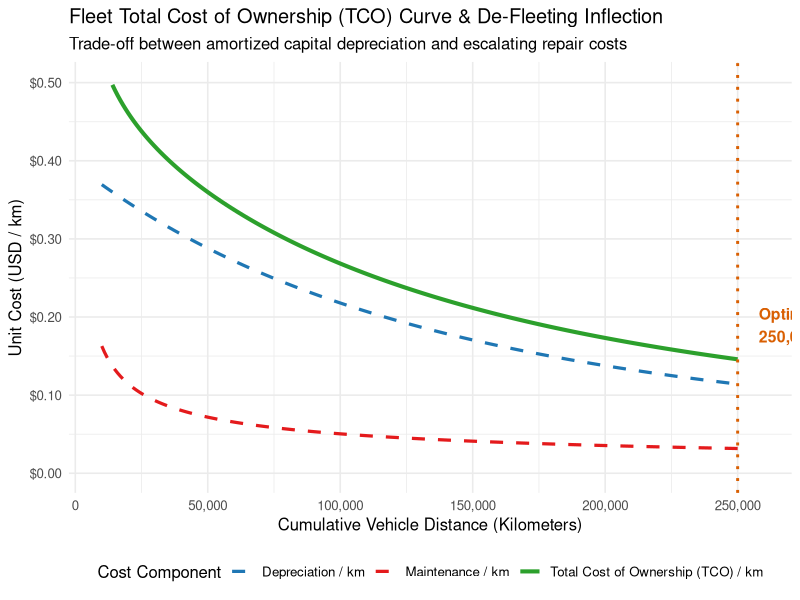
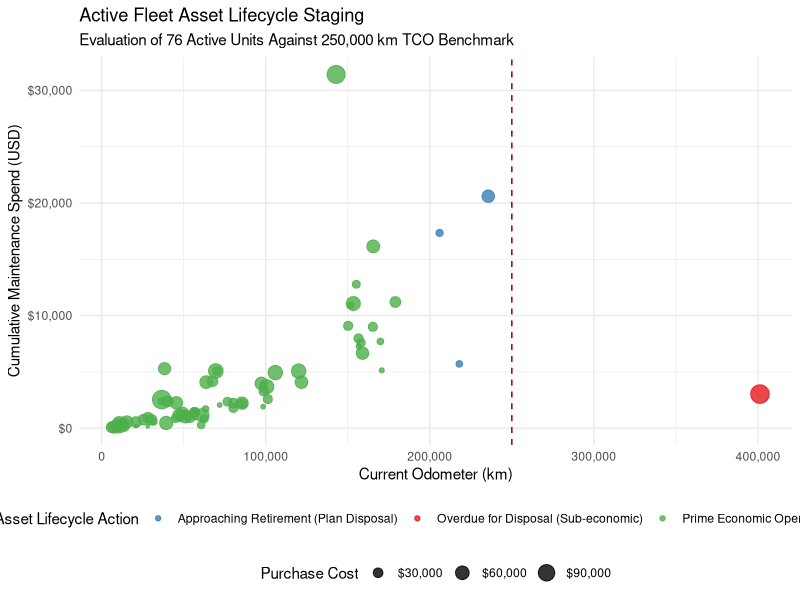

Reproduce these figures in R, in order.
# ==============================================================================
# Fleet Management Capstone - Week 8: TCO & Optimal De-Fleeting Optimizer
# ==============================================================================

# ------------------------------------------------------------------------------
# 1. Environment Reset & Dependencies
# ------------------------------------------------------------------------------
rm(list = ls())
gc()

required_pkgs <- c("tidyverse", "scales", "broom")
new_pkgs <- required_pkgs[!(required_pkgs %in% installed.packages()[, "Package"])]
if (length(new_pkgs) > 0) install.packages(new_pkgs)

library(tidyverse)
library(scales)
library(broom)

set.seed(42)

# ------------------------------------------------------------------------------
# 2. Ingest Data & Hygiene Filtering
# ------------------------------------------------------------------------------
df_raw <- read_csv("defleeting_tco_summary.csv")

# Filter out zero-mileage records and calculate fundamental cost per km metrics
df_tco <- df_raw %>%
  filter(
    purchase_cost > 5000,
    lifetime_odometer_km >= 5000,
    service_life_years > 0.25
  ) %>%
  mutate(
    # Total Cost of Ownership Incurred
    total_tco_incurred = net_depreciation_incurred + cumulative_maint_spend,
    
    # Unitized Cost Rates per Kilometer (USD / km)
    depr_cost_per_km   = net_depreciation_incurred / lifetime_odometer_km,
    maint_cost_per_km  = cumulative_maint_spend / lifetime_odometer_km,
    tco_per_km         = total_tco_incurred / lifetime_odometer_km,
    
    # Unitized Cost Rates per Year (USD / Year)
    maint_cost_per_year = cumulative_maint_spend / service_life_years,
    depr_cost_per_year  = net_depreciation_incurred / service_life_years,
    tco_per_year        = total_tco_incurred / service_life_years
  )

cat("\n--- Cleaned Asset Portfolio for Lifecycle Analysis (N =", nrow(df_tco), ") ---\n")
print(table(df_tco$current_status))

# ------------------------------------------------------------------------------
# 3. Parametric Lifecycle Modeling (Fitting TCO Curves by Mileage)
# ------------------------------------------------------------------------------
# Fit Non-linear Power/Log Curves to estimate cumulative maintenance as a function of km:
# Maint(km) = a * (km)^b
maint_model <- nls(
  cumulative_maint_spend ~ a * (lifetime_odometer_km)^b,
  data = df_tco,
  start = list(a = 0.05, b = 1.05)
)

params <- coef(maint_model)
a_param <- params["a"]
b_param <- params["b"]

cat("\n================ MAINTENANCE ACCELERATION FUNCTION ================\n")
cat("Cumulative Maint(km) =", round(a_param, 6), "* (km) ^", round(b_param, 4), "\n")

# Mean fleet-wide purchase cost and residual floor (20% salvage)
mean_purchase <- mean(df_tco$purchase_cost, na.rm = TRUE)
residual_pct  <- 0.20
capital_depreciable <- mean_purchase * (1 - residual_pct)

# ------------------------------------------------------------------------------
# 4. Numerical Optimization: Finding the Minimum TCO / km
# ------------------------------------------------------------------------------
# Define continuous mileage grid from 10,000 km to 250,000 km
km_grid <- tibble(km = seq(10000, 250000, by = 1000)) %>%
  mutate(
    # Cumulative depreciation modeled as standard linear-to-asymptotic fleet curve
    cum_depr = capital_depreciable * (1 - exp(-km / 75000)),
    cum_maint = a_param * (km)^b_param,
    cum_tco = cum_depr + cum_maint,
    
    # Cost per km curves
    depr_per_km  = cum_depr / km,
    maint_per_km = cum_maint / km,
    tco_per_km   = cum_tco / km
  )

# Extract Global Minimum TCO / km
optimal_row <- km_grid %>%
  slice_min(tco_per_km, n = 1)

optimal_km <- optimal_row$km
min_cost_per_km <- optimal_row$tco_per_km

cat("\n================ EMPIRICAL OPTIMAL RETIREMENT THRESHOLD ================\n")
cat("Fleet Optimal De-Fleeting Odometer :", comma(optimal_km), "km\n")
cat("Minimum Total Cost of Ownership    : $", round(min_cost_per_km, 3), "/ km\n")
cat("Depreciation Rate at Exit          : $", round(optimal_row$depr_per_km, 3), "/ km\n")
cat("Maintenance Rate at Exit           : $", round(optimal_row$maint_per_km, 3), "/ km\n")

# ------------------------------------------------------------------------------
# 5. Visual Exhibits for Capstone Report
# ------------------------------------------------------------------------------
# Exhibit 1: The Classic U-Shaped TCO Economic Curve
tco_curve_plot <- ggplot(km_grid, aes(x = km)) +
  geom_line(aes(y = depr_per_km, color = "Depreciation / km"), linewidth = 1.1, linetype = "dashed") +
  geom_line(aes(y = maint_per_km, color = "Maintenance / km"), linewidth = 1.1, linetype = "dashed") +
  geom_line(aes(y = tco_per_km, color = "Total Cost of Ownership (TCO) / km"), linewidth = 1.4) +
  geom_vline(xintercept = optimal_km, linetype = "dotted", color = "#D95F02", linewidth = 1) +
  annotate(
    "text", x = optimal_km + 8000, y = min_cost_per_km * 1.3,
    label = paste0("Optimal Retirement Point\n", comma(optimal_km), " km ($", round(min_cost_per_km, 2), "/km)"),
    hjust = 0, size = 4, fontface = "bold", color = "#D95F02"
  ) +
  scale_x_continuous(labels = comma, breaks = seq(0, 250000, by = 50000)) +
  scale_y_continuous(labels = dollar_format(accuracy = 0.05), limits = c(0, max(km_grid$tco_per_km[km_grid$km > 20000]) * 1.1)) +
  scale_color_manual(
    name = "Cost Component",
    values = c(
      "Depreciation / km" = "#1F77B4",
      "Maintenance / km" = "#E41A1C",
      "Total Cost of Ownership (TCO) / km" = "#2CA02C"
    )
  ) +
  labs(
    title = "Fleet Total Cost of Ownership (TCO) Curve & De-Fleeting Inflection",
    subtitle = "Trade-off between amortized capital depreciation and escalating repair costs",
    x = "Cumulative Vehicle Distance (Kilometers)",
    y = "Unit Cost (USD / km)"
  ) +
  theme_minimal(base_size = 12) +
  theme(legend.position = "bottom")

print(tco_curve_plot)
ggsave("defleeting_tco_economic_curve.png", tco_curve_plot, width = 8, height = 5.5, dpi = 300)

# Exhibit 2: Active Fleet De-Fleeting Urgency Matrix (76 Active Assets)
active_eval <- df_tco %>%
  filter(current_status != "De-fleeted / Sold") %>%
  mutate(
    odometer_gap_to_optimal = lifetime_odometer_km - optimal_km,
    retirement_status = case_when(
      lifetime_odometer_km >= (optimal_km * 1.15) ~ "Overdue for Disposal (Sub-economic)",
      lifetime_odometer_km >= optimal_km          ~ "In Optimal Retirement Window",
      lifetime_odometer_km >= (optimal_km * 0.80) ~ "Approaching Retirement (Plan Disposal)",
      TRUE                                        ~ "Prime Economic Operating Window"
    )
  )

retirement_summary_plot <- ggplot(active_eval, aes(x = lifetime_odometer_km, y = cumulative_maint_spend, color = retirement_status)) +
  geom_point(aes(size = purchase_cost), alpha = 0.8) +
  geom_vline(xintercept = optimal_km, linetype = "dashed", color = "darkred") +
  scale_x_continuous(labels = comma) +
  scale_y_continuous(labels = dollar) +
  scale_size_continuous(labels = dollar, name = "Purchase Cost") +
  scale_color_manual(
    name = "Asset Lifecycle Action",
    values = c(
      "Overdue for Disposal (Sub-economic)" = "#E41A1C",
      "In Optimal Retirement Window" = "#FF7F00",
      "Approaching Retirement (Plan Disposal)" = "#377EB8",
      "Prime Economic Operating Window" = "#4DAF4A"
    )
  ) +
  labs(
    title = "Active Fleet Asset Lifecycle Staging",
    subtitle = paste0("Evaluation of 76 Active Units Against ", comma(optimal_km), " km TCO Benchmark"),
    x = "Current Odometer (km)",
    y = "Cumulative Maintenance Spend (USD)"
  ) +
  theme_minimal(base_size = 11) +
  theme(legend.position = "bottom", legend.box = "vertical")

print(retirement_summary_plot)
ggsave("active_fleet_defleeting_urgency.png", retirement_summary_plot, width = 8.5, height = 6, dpi = 300)

# ------------------------------------------------------------------------------
# 6. Export Active Fleet De-Fleeting Action Register
# ------------------------------------------------------------------------------
active_defleet_register <- active_eval %>%
  select(
    vehicle_id, make, model, model_year, category,
    lifetime_odometer_km, service_life_years, purchase_cost,
    cumulative_maint_spend, tco_per_km, retirement_status
  ) %>%
  arrange(desc(lifetime_odometer_km))

write_csv(active_defleet_register, "active_fleet_defleeting_recommendations.csv")

cat("\n================ RETIREMENT ACTION BREAKDOWN (ACTIVE FLEET) ================\n")
print(table(active_eval$retirement_status))

cat("\n--- Top 10 Priority Candidates for Capital De-Fleeting ---\n")
print(head(active_defleet_register %>% filter(grepl("Disposal|Optimal", retirement_status)), 10))
